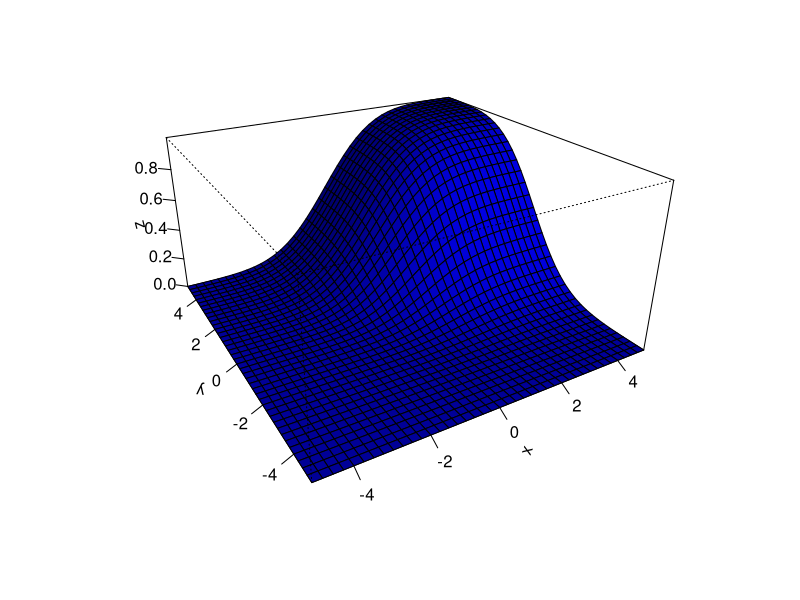
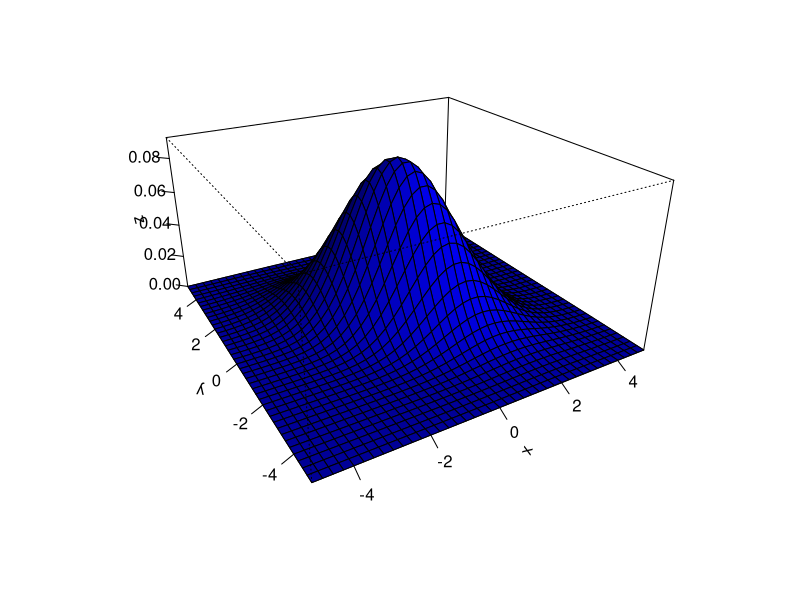
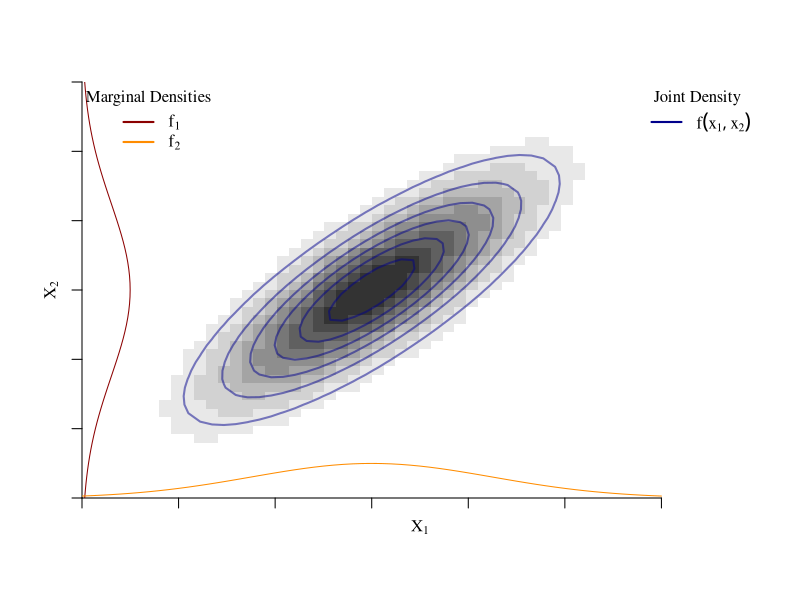
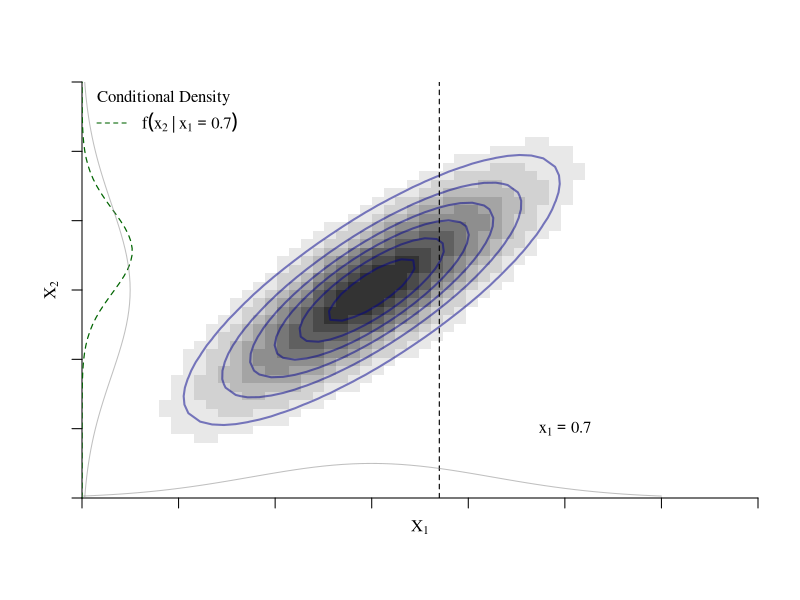
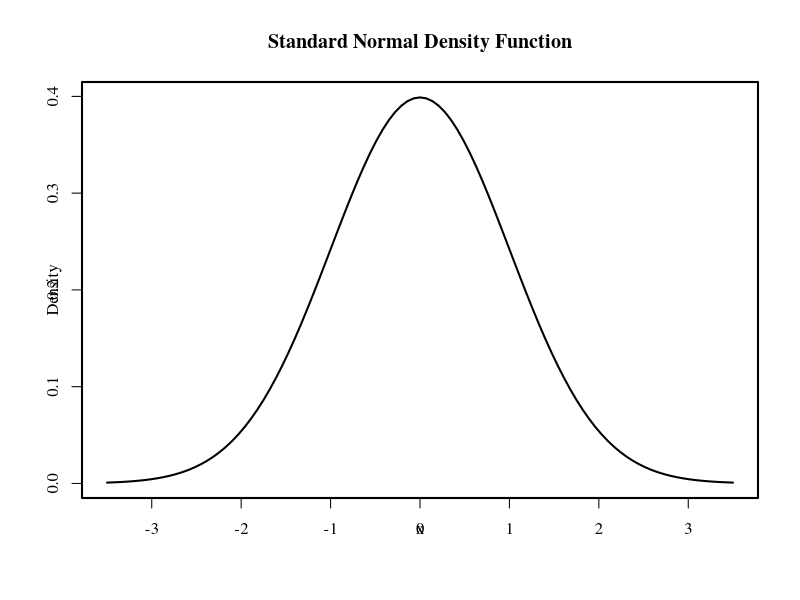
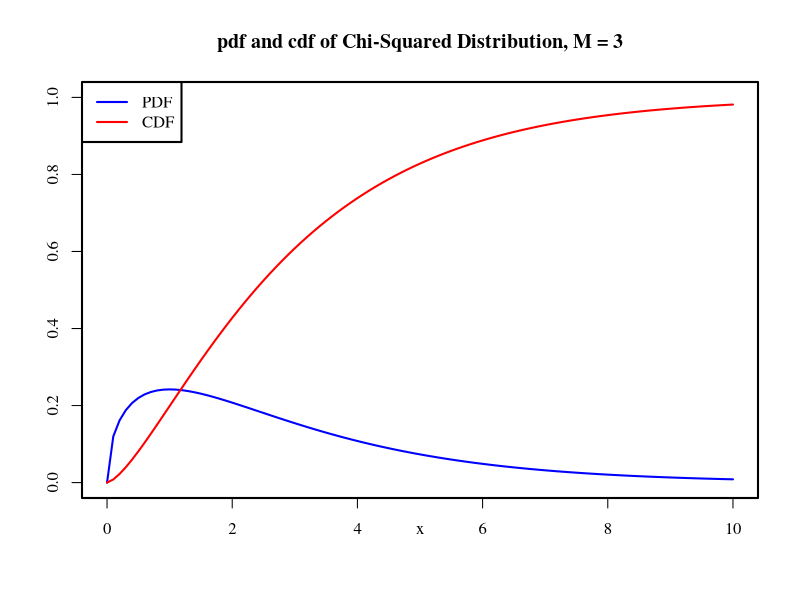
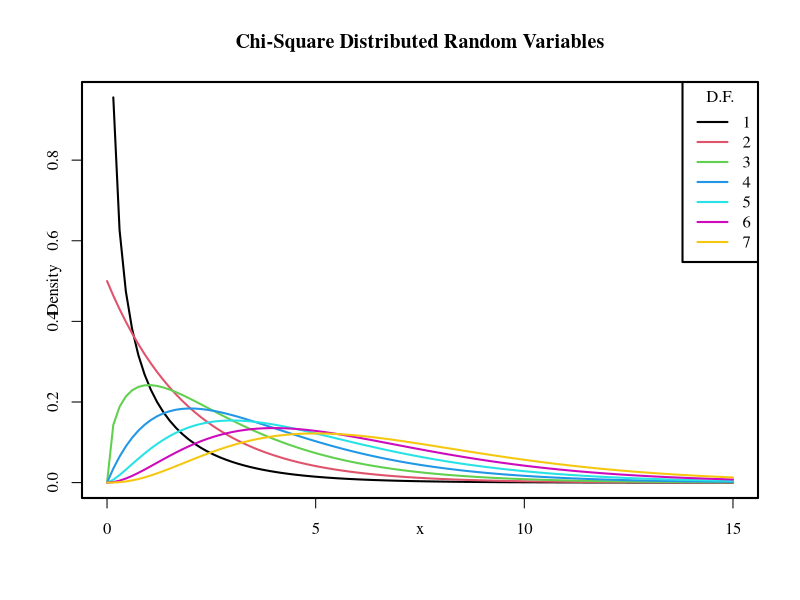
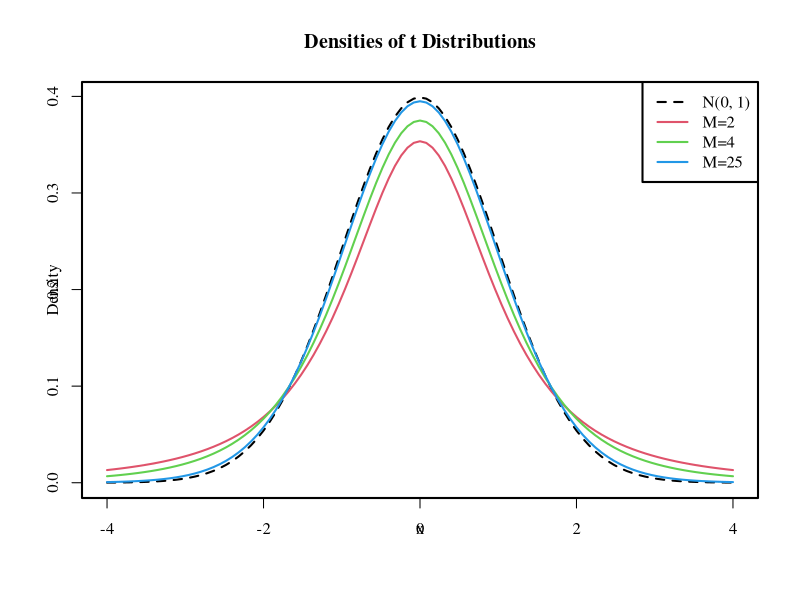

These charts were generated, in order, by the following R code:
## ---------------------------------------------------------------------------------------
set.seed(869)
## 1 (fair) coin-flip:
results <- sample(x = c("H", "T"), size = 5, replace = TRUE)
## Relative frequency of "H" in 5 coin-flips
length(results[results=="H"])/5

## 10 (fair) coin-flips:
results <- sample(x = c("H", "T"), size = 50, replace = TRUE)
## Relative frequency of "H" in 50 coin-flips
length(results[results=="H"])/50

## 100000 (fair) coin-flips:
results <- sample(x = c("H", "T"), size = 5000, replace = TRUE)
## Relative frequency of "H" in 5000 coin-flips
length(results[results=="H"])/5000


## ---- fig.align="center"----------------------------------------------------------------
## Install the package if not installed yet
# install.packages("mnormt")

library(mnormt)

x     <- seq(-5, 5, 0.25) 
y     <- seq(-5, 5, 0.25)
mu    <- c(0, 0)
sigma <- matrix(c(2, -1, -1, 2), nrow = 2)
f     <- function(x, y) pmnorm(cbind(x, y), mu, sigma)
z     <- outer(x, y, f)

persp(x, y, z, theta = -30, phi = 25, 
      shade = 0.75, col = "blue", expand = 0.5, r = 2, 
      ltheta = 25, ticktype = "detailed")


## ---- fig.align="center"----------------------------------------------------------------
## Load the package
library(mnormt)

x     <- seq(-5, 5, 0.25) 
y     <- seq(-5, 5, 0.25)
mu    <- c(0, 0)
sigma <- matrix(c(2, -1, -1, 2), nrow = 2)
f     <- function(x, y) dmnorm(cbind(x, y), mu, sigma)
z     <- outer(x, y, f)

persp(x, y, z, theta = -30, phi = 25, 
      shade = 0.75, col = "blue", expand = 0.5, r = 2, 
      ltheta = 25, ticktype = "detailed")


## ---- fig.align="center", echo=FALSE, fig.width=5, fig.height=5-------------------------
library("scales")
par(lwd=2,mgp=c(1,1,0), family="serif")
# Modified to extract diagonal.
bivariate.normal <- function(x, mu, Sigma) 
  exp(-.5 * diag(t(x-mu) %*% solve(Sigma) %*% (x-mu))) / sqrt(2 * pi * det(Sigma))

mu    <- c(0,0)
Sigma <- matrix(c(1,.8,.8,1), nrow=2)

x1 <- seq(-3, 3, length.out=50)
x2 <- seq(-3, 3, length.out=50)

# plot(1:10,axes=FALSE, frame.plot=TRUE, lwd=1)

# z can now be calculated much easier.
z     <- bivariate.normal(t(expand.grid(x1,x2)),mu,Sigma)
dim(z)<-c(length(x1),length(x2))
contour(x1, x2, z, col="#4545FF", drawlabels=FALSE, nlevels=5,
        xlab=expression(X[1]), ylab=expression(X[2]),  lwd=1,xlim=c(-3,4),ylim=range(x2),frame.plot=FALSE,axes=FALSE,xaxs = "i", yaxs = "i")
image(x1, x2, z, col=gray(seq(1,.2,len=10)), add=TRUE)
contour(x1, x2, z, col=alpha("darkblue", 0.5), drawlabels=FALSE, nlevels=5, add=TRUE)
#box(lwd=.5)
axis(1,at = -3:3, labels=FALSE,lwd.ticks=1)
axis(2,labels=FALSE,lwd.ticks=1)

# Marginal probability distribution: http://mpdc.mae.cornell.edu/Courses/MAE714/biv-normal.pdf
# Please check this, I'm not sure it is correct.
marginal.x1<-function(x)  exp((-(x-mu[1])^2)/2*(Sigma[1,2]^2)) / (Sigma[1,2]*sqrt(2*pi))
marginal.x2<-function(x)  exp((-(x-mu[1])^2)/2*(Sigma[2,1]^2)) / (Sigma[2,1]*sqrt(2*pi))

# Left side solid
x.s  <- seq(from=min(x1),to=max(x1),by=0.1)
vals<-marginal.x2(x.s)
lines(vals-abs(min(x1)),x.s,lty=1,lwd=1, col="darkred")

# Bottom side solid
vals<-marginal.x1(x.s)
lines(x.s,vals-abs(min(x2)),lty=1,lwd=1, col="darkorange")
legend("topleft", col=c("darkred","darkorange"), lty=1, legend = c(expression(f[1]),expression(f[2])), bty="n",
       title = "Marginal Densities")
legend("topright", col=c("darkblue"), lty=1, legend = expression(f(x[1],x[2])), bty="n",
       title = "Joint Density")


## ---- fig.align="center", echo=FALSE, fig.width=5, fig.height=5-------------------------
par(lwd=2,mgp=c(1,1,0), family="serif")
# Modified to extract diagonal.
bivariate.normal <- function(x, mu, Sigma) 
  exp(-.5 * diag(t(x-mu) %*% solve(Sigma) %*% (x-mu))) / sqrt(2 * pi * det(Sigma))

mu    <- c(0,0)
Sigma <- matrix(c(1,.8,.8,1), nrow=2)

x1 <- seq(-3, 3, length.out=50)
x2 <- seq(-3, 3, length.out=50)

# plot(1:10,axes=FALSE, frame.plot=TRUE, lwd=1)

# z can now be calculated much easier.
# z     <- bivariate.normal(t(expand.grid(x1,x2)),mu,Sigma)
# dim(z)<-c(length(x1),length(x2))
# contour(x1, x2, z, col="#4545FF", drawlabels=FALSE, nlevels=5,
#         xlab=expression(X[1]), ylab=expression(X[2]),  lwd=1,xlim=c(-3,4),ylim=range(x2),frame.plot=FALSE,axes=FALSE,xaxs = "i", yaxs = "i")


z     <- bivariate.normal(t(expand.grid(x1,x2)),mu,Sigma)
dim(z)<-c(length(x1),length(x2))
contour(x1, x2, z, col="#4545FF", drawlabels=FALSE, nlevels=5,
        xlab=expression(X[1]), ylab=expression(X[2]),  lwd=1,xlim=c(-3,4),ylim=range(x2),frame.plot=FALSE,axes=FALSE,xaxs = "i", yaxs = "i")
image(x1, x2, z, col=gray(seq(1,.2,len=10)), add=TRUE)
contour(x1, x2, z, col=alpha("darkblue", 0.5), drawlabels=FALSE, nlevels=5, add=TRUE)

#box(lwd=.5)
axis(1,labels=FALSE,lwd.ticks=1)
axis(2,labels=FALSE,lwd.ticks=1)
abline(v=.7, col=1, lwd=1.1, lty=2)
text(2, -2, labels=expression(x[1]==0.7))

# Dotted
f    <- function(x1,x2) bivariate.normal(t(cbind(x1,x2)),mu,Sigma)
x.s  <- seq(from=min(x1),to=max(x1),by=0.1)
vals <- f(x1=0.7,x2=x.s)
lines(vals-abs(min(x1)),x.s,lty=2,lwd=1.2, col="darkgreen")


marginal.x1<-function(x)  exp((-(x-mu[1])^2)/2*(Sigma[1,2]^2)) / (Sigma[1,2]*sqrt(2*pi))
marginal.x2<-function(x)  exp((-(x-mu[1])^2)/2*(Sigma[2,1]^2)) / (Sigma[2,1]*sqrt(2*pi))

# Left side solid
vals<-marginal.x2(x.s)
lines(vals-abs(min(x1)),x.s,lty=1,lwd=1, col=gray(.5, 0.5))
 
# Bottom side solid
vals<-marginal.x1(x.s)
lines(x.s,vals-abs(min(x2)),lty=1,lwd=1, col=gray(.5, 0.5))

# legend("topright", col=c("darkred","darkorange"), lty=1, legend = c(expression(f[1]),expression(f[2])), bty="n",
#        title = "Marginal Densities")
legend("topleft", col="darkgreen", lty=2.1, lwd=.98, legend = expression(f(x[2]~ "|" ~ x[1]==0.7)), bty="n",
       title = "Conditional Density")


## ---------------------------------------------------------------------------------------
set.seed(51)
## Set the parameter k
k <- 10
## Draw one realization from the discrete uniform distribution
sample(x = 1:k, size = 1, replace = TRUE)


## ---------------------------------------------------------------------------------------
set.seed(51)
## Set the parameter p
p <- 0.25
## Draw n realization from the discrete uniform distribution
n <- 5
sample(x = c(0,1), size = n, prob = c(1-p, p), replace=TRUE)

## Alternatively:
## (Bernoulli(p) equals Binomial(1,p))
rbinom(n = n, size = 1, prob = p)


## ---------------------------------------------------------------------------------------
set.seed(51)
## Set the parameters n and p
size <-   10 # number of trials
p    <- 0.25 # prob of success

## Draw n realization from the binomial distribution:
n <- 5
rbinom(n = n, size = size, prob = p)


## ---------------------------------------------------------------------------------------
## Drawing from the uniform distribution:
n <- 10
a <- 0
b <- 1
runif(n = n, min = a, max = b)


## ---- echo = T, eval = T, message = F, warning = F, fig.align='center'------------------
# draw a plot of the N(0,1) PDF
curve(dnorm(x),
      xlim = c(-3.5, 3.5),
      ylab = "Density", 
      main = "Standard Normal Density Function") 


## ---------------------------------------------------------------------------------------
## Drawing from the uniform distribution:
n     <- 12
mu    <- 0
sigma <- 1
rnorm(n = n, mean = mu, sd = sigma) 


## ---- echo = T, eval = T, message = F, warning = F, fig.align='center'------------------
# plot the PDF
curve(dchisq(x, df = 3), 
      xlim = c(0, 10), 
      ylim = c(0, 1), 
      col = "blue",
      ylab = "",
      main = "pdf and cdf of Chi-Squared Distribution, M = 3")

# add the CDF to the plot
curve(pchisq(x, df = 3), 
      xlim = c(0, 10), 
      add = TRUE, 
      col = "red")

# add a legend to the plot
legend("topleft", 
       c("PDF", "CDF"), 
       col = c("blue", "red"), 
       lty = c(1, 1))


## ---- echo = T, eval = T, message = F, warning = F, fig.align='center'------------------
# plot the density for M=1
curve(dchisq(x, df = 1), 
      xlim = c(0, 15), 
      xlab = "x", 
      ylab = "Density", 
      main = "Chi-Square Distributed Random Variables")

# add densities for M=2,...,7 to the plot using a 'for()' loop 
for (M in 2:7) {
  curve(dchisq(x, df = M),
        xlim = c(0, 15), 
        add = T, 
        col = M)
}

# add a legend
legend("topright", 
       as.character(1:7), 
       col = 1:7 , 
       lty = 1, 
       title = "D.F.")


## ---- echo = T, eval = T, message = F, warning = F, fig.align='center'------------------
# plot the standard normal density
curve(dnorm(x), 
      xlim = c(-4, 4), 
      xlab = "x", 
      lty = 2, 
      ylab = "Density", 
      main = "Densities of t Distributions")

# plot the t density for M=2
curve(dt(x, df = 2), 
      xlim = c(-4, 4), 
      col = 2, 
      add = T)

# plot the t density for M=4
curve(dt(x, df = 4), 
      xlim = c(-4, 4), 
      col = 3, 
      add = T)

# plot the t density for M=25
curve(dt(x, df = 25), 
      xlim = c(-4, 4), 
      col = 4, 
      add = T)

# add a legend
legend("topright", 
       c("N(0, 1)", "M=2", "M=4", "M=25"), 
       col = 1:4, 
       lty = c(2, 1, 1, 1))


## ---- echo = T, eval = T, message = F, warning = F--------------------------------------
pf(2, df1 = 3, df2 = 14, lower.tail = F)


## ---- echo = T, eval = T, message = F, warning = F, fig.align='center'------------------
# define coordinate vectors for vertices of the polygon
x <- c(2, seq(2, 10, 0.01), 10)
y <- c(0, df(seq(2, 10, 0.01), 3, 14), 0)

# draw density of F_{3, 14}
curve(df(x ,3 ,14), 
      ylim = c(0, 0.8), 
      xlim = c(0, 10), 
      ylab = "Density",
      main = "Density Function")

# draw the polygon
polygon(x, y, col = "orange")

